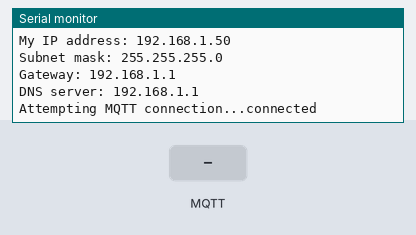
Bench run of a sketch on a simulated ESP32. On the bench: the last lines printed to the serial monitor. Inputs (shaded band) come from the test bench. WiFi joins after 1.5 s; servers stay silent unless stated; no MQTT or app messages arrive unless stated.

Above: at 2.7 s.
2.8 s: MQTT message "1" arrives on the first subscribed topic
At 3.6 s:
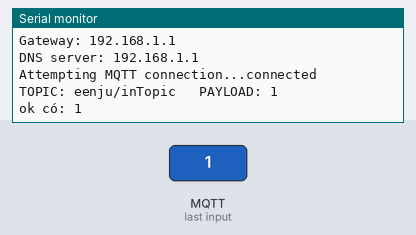
4.3 s: MQTT message "on" arrives on the first subscribed topic
At 4.7 s:
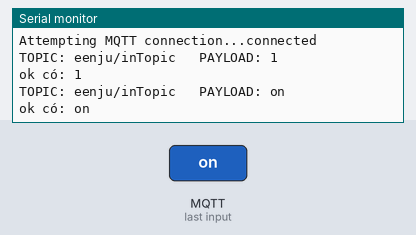
5.8 s: MQTT message "off" arrives on the first subscribed topic
At 6.4 s:
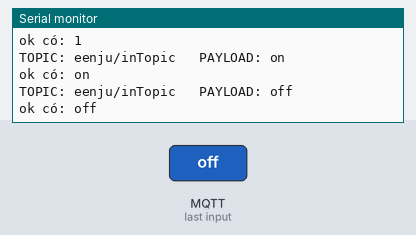

Measured:
- after the input at 2.8 s, the serial monitor: prints a new line at once (image 1)
- after the input at 4.3 s, the serial monitor: prints a new line at once (image 2)
- after the input at 5.8 s, the serial monitor: prints a new line at once (image 3)

The sketch:

ESP32_ETH_MQTT.ino
```cpp
#include <SPI.h>
#include <Ethernet.h>

// Thay thế các địa chỉ MAC và IP bằng các địa chỉ thực tế của mạng của bạn
byte mac[] = { 0xDE, 0xAD, 0xBE, 0xEF, 0xFE, 0xED };

#define W5500_CS 5

#include <PubSubClient.h>
const char* mqtt_server = "test.mosquitto.org";
const char* mqtt_user = "";
const char* mqtt_pass = "";

EthernetClient ethClient;
PubSubClient client(ethClient);

void callback(char* topic, byte* payload, unsigned int length) {
  Serial.print("TOPIC: ");
  String TOPIC = String(topic);
  Serial.print(TOPIC);
  Serial.print("   PAYLOAD: ");
  String PAYLOAD;
  for (uint8_t i = 0; i < length; i++) {
    PAYLOAD += char(payload[i]);
  }
  Serial.println(PAYLOAD);

  if (TOPIC.lastIndexOf("eenju/inTopic") != -1) {
    Serial.print("ok có: ");
    Serial.println(PAYLOAD);
  }
}

void reconnect() {
  // Loop until we're reconnected
  while (!client.connected()) {
    Serial.print("Attempting MQTT connection...");
    // Attempt to connect
    //if (client.connect("arduinoClient", mqtt_user, mqtt_pass)) {
    if (client.connect("arduinoClient")) {
      Serial.println("connected");
      // Once connected, publish an announcement...
      client.publish("eenju/outTopic", "hello world");
      // ... and resubscribe
      client.subscribe("eenju/inTopic");
    } else {
      Serial.print("failed, rc=");
      Serial.print(client.state());
      Serial.println(" try again in 5 seconds");
      // Wait 5 seconds before retrying
      delay(5000);
    }
  }
}

void setup() {
  Serial.begin(115200);

  // Khởi tạo giao tiếp SPI
  SPI.begin();
  Ethernet.init(W5500_CS);
  if (Ethernet.begin(mac) == 0) {
    Serial.println("Failed to configure Ethernet using DHCP");
    // No point in carrying on, so do nothing forevermore:
    while (true)
      ;
  }
  // In các thông tin mạng
  Serial.print("My IP address: ");
  Serial.println(Ethernet.localIP());
  Serial.print("Subnet mask: ");
  Serial.println(Ethernet.subnetMask());
  Serial.print("Gateway: ");
  Serial.println(Ethernet.gatewayIP());
  Serial.print("DNS server: ");
  Serial.println(Ethernet.dnsServerIP());

  client.setServer(mqtt_server, 1883);
  client.setCallback(callback);
}

void loop() {
  if (!client.connected()) {
    reconnect();
  }
  client.loop();

  static uint32_t time_run_static = millis();
  if (millis() - time_run_static > 5000) {
    time_run_static = millis();
    static int dem = 0;
    dem++;
    String datasend = "dem:" + String(dem);
    client.publish("eenju/outdem", datasend.c_str());
    Serial.println(datasend);
  }
}
```
